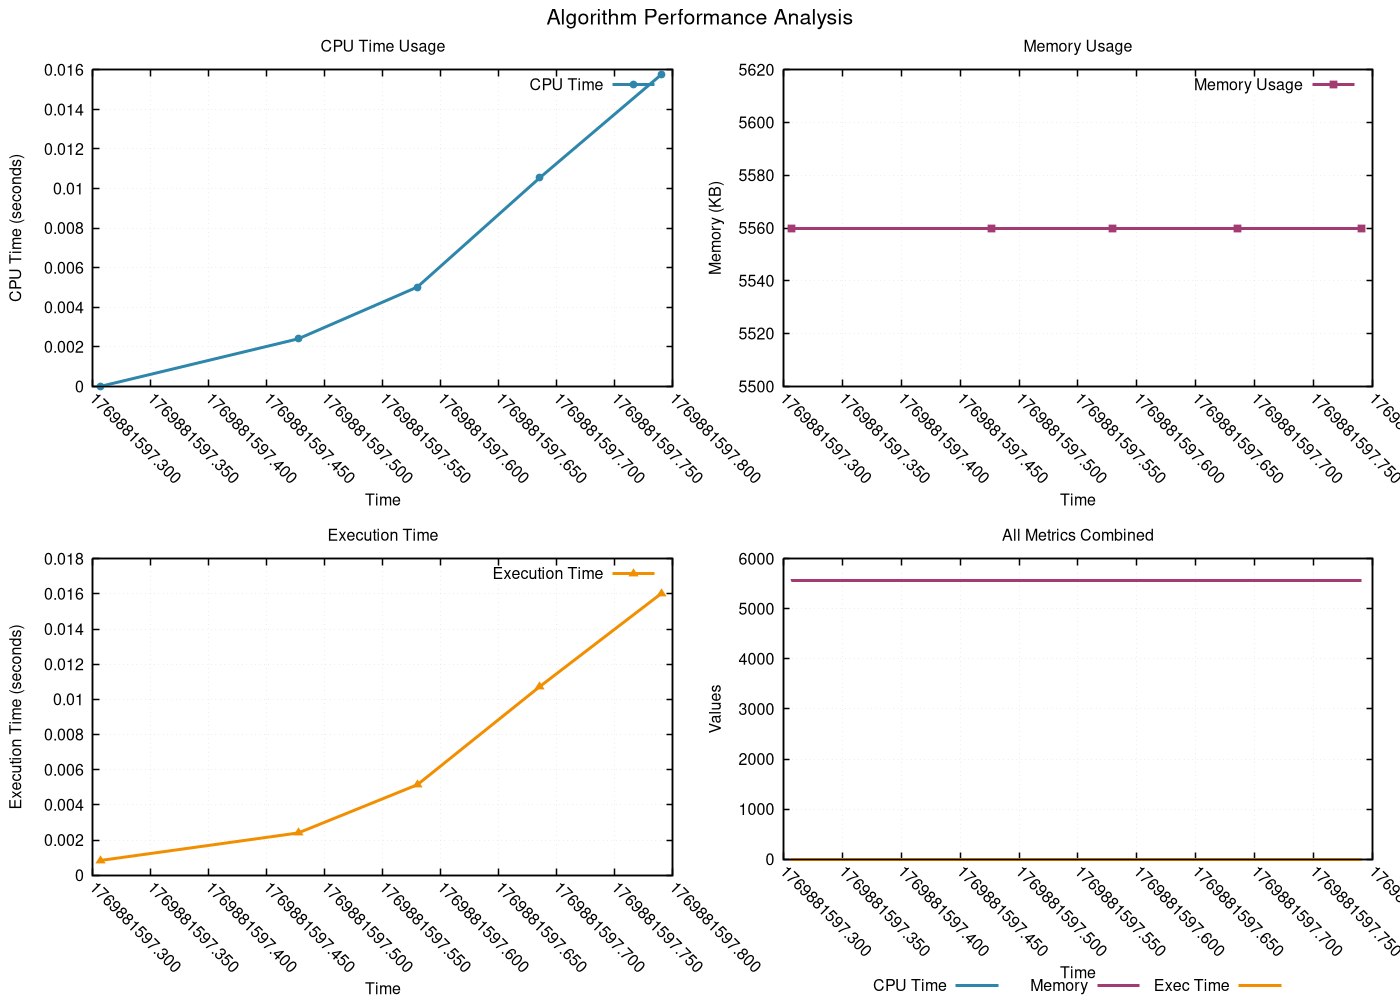

Here is the gnuplot script that generated this plot:
# GNUplot script for resource monitoring
set terminal pngcairo enhanced font 'Helvetica,12' size 1400,1000
set output 'png/bubble_sort_20260131_224634.png'

set multiplot layout 2,2 title 'Algorithm Performance Analysis' font 'Helvetica,16'
set style line 1 lc rgb '#2E86AB' lt 1 lw 3 pt 7 ps 0.8
set style line 2 lc rgb '#A23B72' lt 1 lw 3 pt 5 ps 0.8
set style line 3 lc rgb '#F18F01' lt 1 lw 3 pt 9 ps 0.8
set style line 4 lc rgb '#F19C79' lt 1 lw 3 pt 11 ps 0.8
set style line 5 lc rgb '#0ABB9F' lt 1 lw 3 pt 13 ps 0.8

set format x "%.3f"
set xtics rotate by -45
set autoscale x

set title 'CPU Time Usage'
set xlabel 'Time'
set ylabel 'CPU Time (seconds)'
set grid linestyle 1 lc rgb '#D3D3D3' lt 0 lw 1
set border linewidth 1.5
plot 'png/bubble_sort_20260131_224634.dat' using 1:2 with linespoints ls 1 title 'CPU Time'
set title 'Memory Usage'
set xlabel 'Time'
set ylabel 'Memory (KB)'
set grid linestyle 1 lc rgb '#D3D3D3' lt 0 lw 1
set border linewidth 1.5
plot 'png/bubble_sort_20260131_224634.dat' using 1:3 with linespoints ls 2 title 'Memory Usage'
set title 'Execution Time'
set xlabel 'Time'
set ylabel 'Execution Time (seconds)'
set grid linestyle 1 lc rgb '#D3D3D3' lt 0 lw 1
set border linewidth 1.5
plot 'png/bubble_sort_20260131_224634.dat' using 1:4 with linespoints ls 3 title 'Execution Time'
set title 'All Metrics Combined'
set xlabel 'Time'
set ylabel 'Values'
set grid linestyle 1 lc rgb '#D3D3D3' lt 0 lw 1
set border linewidth 1.5
set key outside center bottom horizontal
plot 'png/bubble_sort_20260131_224634.dat' using 1:2 with lines ls 1 title 'CPU Time', \
     'png/bubble_sort_20260131_224634.dat' using 1:3 with lines ls 2 title 'Memory', \
     'png/bubble_sort_20260131_224634.dat' using 1:4 with lines ls 3 title 'Exec Time'
unset multiplot
